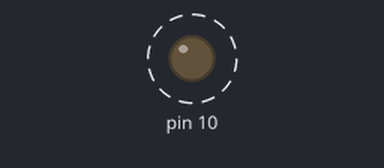
The sketch below on a simulated Arduino Uno, built with avr-gcc and run on an emulated ATmega328P. Shown: output pins drawn as LEDs (lit = HIGH). Dashed ring = blinking. What the sketch prints to the serial monitor is not drawn.

Above: at 0.2 s.
Timing chart, 0 to 3.0 s (numbered marks = the images above):
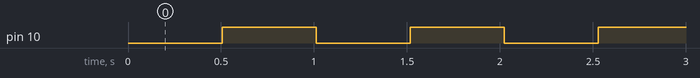

Measured:
- by itself, pin 10: alternates HIGH for 0.51 s and LOW for 0.51 s

The sketch:

millis_basic.ino
```cpp
unsigned long time ;
unsigned long startTime;
void setup() {
  // put your setup code here, to run once:
  Serial.begin(9600);
  startTime = millis();
  pinMode(10,OUTPUT);
  digitalWrite(10,LOW);
}

void loop() {
  // put your main code here, to run repeatedly:
  Serial.print("Time: ");
  time = millis() - startTime;
  if(time >500){
    if(digitalRead(10) == LOW)
    digitalWrite(10,HIGH);
  else
    digitalWrite(10,LOW);
  startTime = millis();
  }
  Serial.println(time);
}
```
